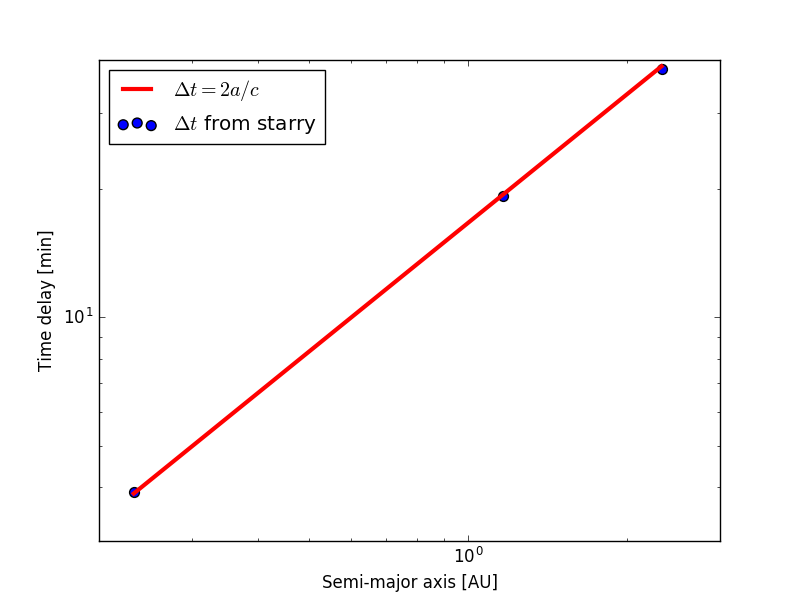

Recreate this plot in Julia.
# Tests light-travel time delay: planets with
# semi-major axis as follows:
a = [0.232456517,1.162282585,2.32456517]
# with time offset between secondary eclipse
# and transit of:
dt = [0.5027,0.51337,0.52643]-0.5
# Convert to minutes:
dt *= 24.*60.
# for an orbital period of a day.

# Define some constants:

C  = 2.99792458e10
AU = 1.49598e13

# Expected time delay (for circular orbit) is 2a/c:
dt_mod = 2*a*AU/C/60.   # In minutes

using PyPlot
clf()
loglog(a,dt_mod,linewidth=3,label=L"$\Delta t = 2a/c$ ",c="r")
scatter(a,dt,s=50.,label=L"$\Delta t$ from starry")
legend(loc="upper left")
xlabel("Semi-major axis [AU]")
ylabel("Time delay [min]")
axis([.2,3,3.,40.])

println(dt - dt_mod)
